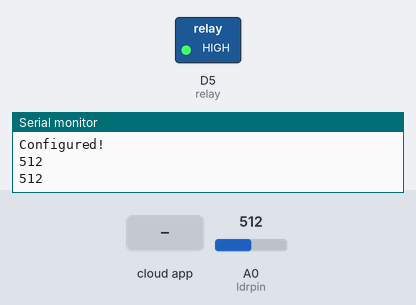
Simulated run of this sketch. Board: ESP8266 (Wemos D1 mini). Parts: switched loads named in the sketch (green lamp = pin HIGH), the last lines printed to the serial monitor. Inputs (shaded band) come from the test bench; at power-on: A0 (ldrpin) = 512. WiFi joins after 1.5 s; servers stay silent unless stated; the Firebase database answers and starts empty.

Above: at 2.7 s.
2.8 s: the phone or cloud app sets mode to automatic
5.0 s: the phone or cloud app sets powerStatus to On
7.2 s: the phone or cloud app sets mode to On
At 8.3 s:
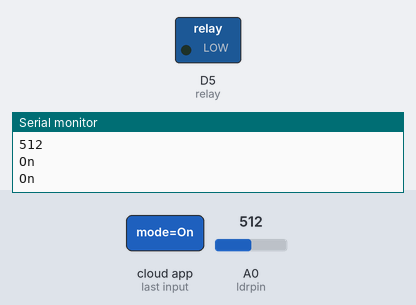
9.0 s: the phone or cloud app sets powerStatus to automatic
At 9.8 s:
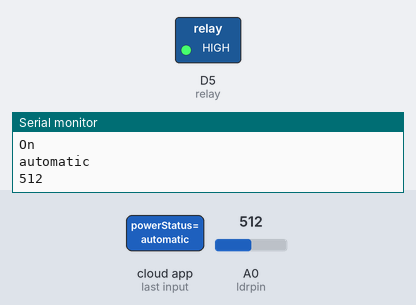
Timing chart, 0 to 11.8 s (numbered marks = the images above; inputs shaded):
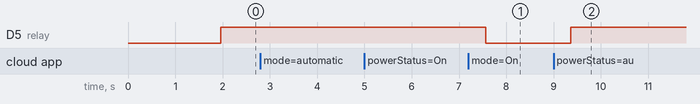

The sketch:

ESP8266_Firebase.ino
```cpp
#include <ESP8266WiFi.h>
#include <Firebase_ESP_Client.h>
const int ldrpin= A0;
#define relay D5


#define WIFI_SSID "Redmi9" //Change
#define WIFI_PASSWORD "87654321" //Change

// Database legacy token
#define DATABASE_SECRET "BFtgLebfvrVJ0X9XJyjelnLcQrv0wqBCN5vHYWQy" // Found at Project settings -> Service account -> DB secrets -> Secret Key
#define DATABASE_URL "https://ldr-demo-1-default-rtdb.firebaseio.com"

// Authentication with email
#define USER_EMAIL "iotfirebase907@gmail.com"
#define USER_PASSWORD "iotfirebase1995"

// Define Firebase Data object
FirebaseData fbdo;

// Firebase auth and config
FirebaseAuth auth;
FirebaseConfig config;

unsigned long sendDataPrevMillis = 0;

// Records in database
unsigned long count = 0;

void setup() {
  Serial.begin(9600);

  // connect to wifi.
  WiFi.begin(WIFI_SSID, WIFI_PASSWORD);
  Serial.print("Connecting");

  while (WiFi.status() != WL_CONNECTED) {
    Serial.print(".");
    delay(500);
}
  Serial.println();
  Serial.print("Connected: ");
  Serial.println(WiFi.localIP());
  Serial.println();

  // Firebase Client Version
  Serial.printf("Firebase Client v%s\n\n", FIREBASE_CLIENT_VERSION);

  /* Assign the user sign in credentials */
  auth.user.email = USER_EMAIL;
  auth.user.password = USER_PASSWORD;

  /* Assign the RTDB URL (required) */
  config.database_url = DATABASE_URL;
  config.signer.tokens.legacy_token = DATABASE_SECRET;

  // Connect to Firebase
  Firebase.begin(&config, &auth);
  Serial.println("Configured!");

  //ESP8266 SETUP
  pinMode(ldrpin,INPUT);
  pinMode(relay, OUTPUT);

}

void loop() {

  int ldr_val1=analogRead(ldrpin);
  Serial.println(ldr_val1);
  String mode=Firebase.RTDB.getString(&fbdo, F("/mode")) ? fbdo.to<const char *>() : fbdo.errorReason().c_str();
  String status=Firebase.RTDB.getString(&fbdo, F("/powerStatus")) ? fbdo.to<const char *>() : fbdo.errorReason().c_str();
  Serial.println(mode);
  Serial.println(status);
  if(mode=="automatic"){
    if(ldr_val1<70){
      digitalWrite(relay, LOW);
      Firebase.RTDB.setString(&fbdo, F("/powerStatus/"),"On");
    }
    else
    {
       digitalWrite(relay, HIGH);
       Firebase.RTDB.setString(&fbdo, F("/powerStatus/"),"Off");
    }
    delay(100);
  }
  else{
    status=Firebase.RTDB.getString(&fbdo, F("/powerStatus")) ? fbdo.to<const char *>() : fbdo.errorReason().c_str();
    if(status=="On"){
      digitalWrite(relay, LOW);
      Firebase.RTDB.setString(&fbdo, F("/powerStatus/"),"On");
    }
    else{
      digitalWrite(relay, HIGH);
      Firebase.RTDB.setString(&fbdo, F("/powerStatus/"),"Off");
    }
  }

}
```

Measured:
- after the input at 7.2 s, D5 (relay): HIGH → LOW after 0.36 s
- after the input at 9.0 s, D5 (relay): LOW → HIGH after 0.37 s
